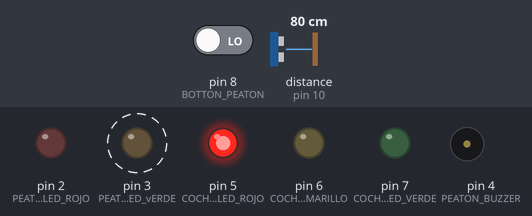
A sketch run on a simulated Arduino Uno, built with avr-gcc and run on an emulated ATmega328P. Parts: output pins drawn as LEDs (lit = HIGH), buzzer (waves = sounding). Dashed ring = blinking. The test bench sets the inputs (shaded band); at power-on: pin 8 (BOTTON_PEATON) LOW, distance to the obstacle (sensor on pin 10) 80 cm. The echo pulse lasts 58.3 µs per cm.

Above: at 10.7 s.
12.0 s: pin 8 (BOTTON_PEATON) driven HIGH
At 16.8 s:
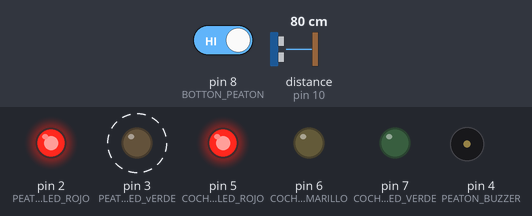
At 22.9 s:
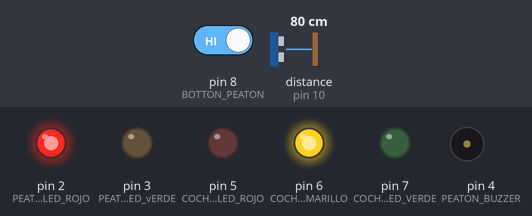
29.1 s: distance to the obstacle (sensor on pin 10) set to 95 cm
32.6 s: distance to the obstacle (sensor on pin 10) set to 106 cm
At 33.1 s:
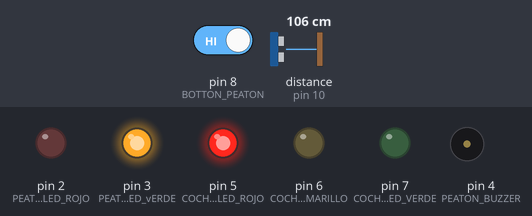
Timing chart, 0 to 44.1 s (numbered marks = the images above; inputs shaded):
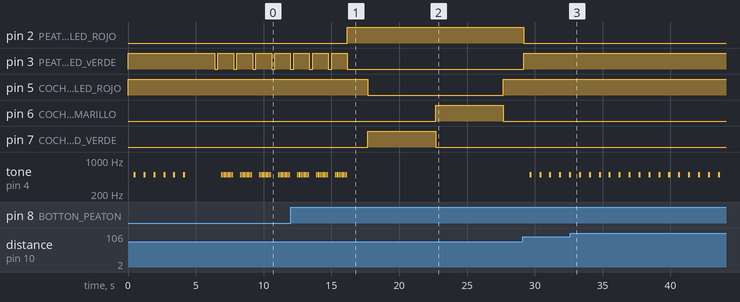

Measured:
- the behaviour switches between 100 and 101 cm on distance to the obstacle (sensor on pin 10) (found by bisection; images 2 and 3)
- after the input at 12.0 s, pin 6 (COCHE_LED_AMARILLO): LOW → HIGH after 10.7 s, → LOW 5.0 s later
- after the input at 32.6 s, pin 3 (PEATON_LED_vERDE): stops changing and stays HIGH
- by itself, pin 3 (PEATON_LED_vERDE): alternates HIGH for 1.2 s and LOW for 0.25 s, 6 changes in all, then stays LOW
- by itself, tone on pin 4 (PEATON_BUZZER): repeats every 1.4 s: 8 × (silent 0.05 s, 500 Hz 0.05 s), silent 0.55 s, 500 Hz 0.05 s, until it stays silent from 16.1 s

The sketch:

Semaforo.ino
```cpp
#include <SR04.h>

// Nombre de colores asociados con la salidas digitales correspondiente.
#define PEATON_LED_ROJO 2
#define PEATON_LED_vERDE 3
#define PEATON_BUZZER 4
#define COCHE_LED_ROJO 5
#define COCHE_LED_AMARILLO 6
#define COCHE_LED_VERDE 7
#define BOTTON_PEATON 8
#define ECHO_PIN 9
#define TRIG_PIN 10

bool bPasoPeatonesActivo = true;
int iTiempoCambioLed = 5000;
int iTiempoEntreSemaforo = 1500;
int iTiempoCambioSemaforo = 5000;
int iPulsadorPeatones;
int iPulsadorCoches;
int iIteradorCoches;
int iBottonEmergencia;
long a;

//SENSOR SR04
SR04 sr04 = SR04(ECHO_PIN,TRIG_PIN);

void setup() {
  Serial.begin(9600);

  // Definir funcionamiento de cada PIN
  pinMode(PEATON_LED_ROJO, OUTPUT);
  pinMode(PEATON_LED_vERDE, OUTPUT);
  pinMode(PEATON_BUZZER, OUTPUT);
  pinMode(COCHE_LED_ROJO, OUTPUT);
  pinMode(COCHE_LED_AMARILLO, OUTPUT);
  pinMode(COCHE_LED_VERDE, OUTPUT);
  pinMode(BOTTON_PEATON, INPUT);

  // Estado inicial: semaforo de peatones en verde y coches en rojo
  digitalWrite(PEATON_LED_ROJO, LOW);
  digitalWrite(PEATON_LED_vERDE, HIGH);
  digitalWrite(COCHE_LED_ROJO, HIGH);
  digitalWrite(COCHE_LED_AMARILLO, LOW);
  digitalWrite(COCHE_LED_VERDE, LOW);
  bPasoPeatonesActivo = true;
}

void loop() {
  if (bPasoPeatonesActivo){
    sensorProximidad();
    semaforoPeatones();
  } else {
    iPulsadorPeatones = digitalRead(BOTTON_PEATON);
    if (iPulsadorPeatones == HIGH) {
      semaforoCoches();
      bPasoPeatonesActivo = true;
    }
  }
}

void semaforoPeatones() {
  delay(iTiempoCambioSemaforo-3000);
  for (int i = 0; i <= 6; i++) {
    digitalWrite(PEATON_LED_vERDE, LOW);
    delay(250);
    digitalWrite(PEATON_LED_vERDE, HIGH);
    delay(250);
    sonarBuzzer("CORTO");
  }

  digitalWrite(PEATON_LED_vERDE, LOW);
  digitalWrite(PEATON_LED_ROJO, HIGH);

  delay(iTiempoEntreSemaforo);

  digitalWrite(COCHE_LED_ROJO, LOW);
  digitalWrite(COCHE_LED_VERDE, HIGH);
  bPasoPeatonesActivo = false;
}

void semaforoCoches() {
  delay(iTiempoCambioSemaforo);
  digitalWrite(COCHE_LED_VERDE, LOW);
  digitalWrite(COCHE_LED_AMARILLO, HIGH);

  delay(iTiempoCambioLed);

  digitalWrite(COCHE_LED_AMARILLO, LOW);
  digitalWrite(COCHE_LED_ROJO, HIGH);

  delay(iTiempoEntreSemaforo);

  digitalWrite(PEATON_LED_ROJO, LOW);
  digitalWrite(PEATON_LED_vERDE, HIGH);
  bPasoPeatonesActivo = true;
  sonarBuzzer("LARGO");
}

void sonarBuzzer(String sVelocidad) {
  if (sVelocidad == "CORTO") {
    for (int i = 0; i <= 8; i++) {
      tone(PEATON_BUZZER, 500);
      delay(50);
      noTone(PEATON_BUZZER);
      delay(50);
    }
  } else { sensorProximidad(); }
}

void sensorProximidad() {
  int iX = 1;
  while (iX==1){
    a=sr04.Distance();
    delay(400);

    tone(PEATON_BUZZER, 500);
    delay(150);
    noTone(PEATON_BUZZER);
    delay(150);

    if ((a <= 100) and (a > 0 )) {
      iIteradorCoches++;
    } else { iIteradorCoches = 0; }

    if (iIteradorCoches >= 6) {
      iIteradorCoches = 0;
      iX=2;

    }
  }
}
```
